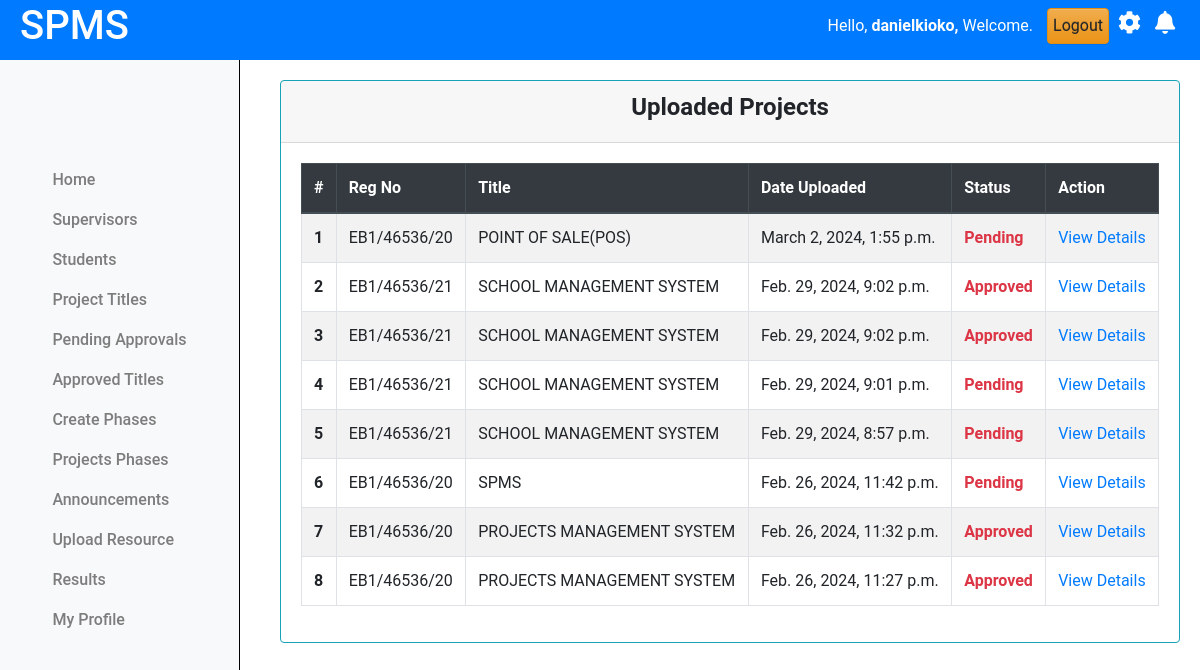
/coordinator/view_projects/ (signed in), run on the app's committed database.
### projectsApp/models.py (models this page shows, shortened)
class Coordinator(AbstractUser):
    pass

class Projects(models.Model):
    student = models.ForeignKey(Student, on_delete=models.CASCADE)
    title = models.CharField(max_length=255)
    description = models.TextField()
    objectives = models.TextField()
    lecturer = models.ForeignKey(Lecturer, on_delete=models.SET_NULL, null=True, blank=True)
    status = models.CharField(max_length=50, choices=[
        ('pending', 'Pending'),
        ('approved', 'Approved'),
        ('rejected', 'Rejected')
    ], default='pending')
    created_at = models.DateTimeField(auto_now_add=True)
    updated_at = models.DateTimeField(auto_now=True)

class Student(models.Model):
    regno = models.CharField(max_length=255, unique=True)
    email = models.EmailField(max_length=255, unique=True)
    name = models.CharField(max_length=255)
    phone_number = models.IntegerField(null=True, blank=True)
    intake_year = models.PositiveSmallIntegerField(default=2024)
    password = models.CharField(max_length=128, null=False, blank=False)
    user_id = models.AutoField(primary_key=True)
    last_login = models.DateTimeField(blank=True, null=True)
    USERNAME_FIELD = 'email'
    REQUIRED_FIELDS = ['regno', 'name', 'phone_number']
    class Meta:
        db_table = "students"

### projectsApp/AccessControl.py (the view)
    @login_required
    def wrapper(request, *args, **kwargs):
        if not isinstance(request.user, Coordinator):
            return redirect('cordinator_login')
        return function(request, *args, **kwargs)

### projectsApp/AccessControl.py (called while the page is built)
def coordinator_required(function):
    @login_required
    def wrapper(request, *args, **kwargs):
        if not isinstance(request.user, Coordinator):
            return redirect('cordinator_login')
        return function(request, *args, **kwargs)
    return wrapper

### projectsApp/views.py (called while the page is built)
@coordinator_required
def view_projects(request):
    projects = Projects.objects.all().order_by('-created_at')
    for i,project in enumerate(projects):
        project.index = i+1
        student = project.student
        project.reg_number = student.regno
    context = {'projects':projects}
    return render(request, 'cordinator/projects.html',context)

### projectsApp/templates/cordinator/projects.html
{% extends 'base.html' %}
{% load static %}
{% block content %}
{% include 'column1_cord.html' %}
<div class="content">
    <div class="container-fluid">
        <div class="row">
            <div class="card border-info">
                <div class="card-header text-center">
                    <h4><b>Uploaded Projects</b></h4>
                </div>
                <div class="card-body">
                    <table class="table table-bordered table-hover  table-striped border-info">
                        <thead class="thead-dark">
                            <tr>
                                <th scope="col">#</th>
                                <th scope="col">Reg No</th>
                                <th scope="col">Title</th>
                                <th scope="col">Date Uploaded</th>
                                <th scope="col">Status</th>
                                <th scope="col">Action</th>
                            </tr>
                        </thead>
                        <tbody>
                            {% if projects.exists %}
                                {% for project in projects %}
                                    <tr>
                                        <th scope="row">{{project.index}}</th>
                                        <td>{{project.reg_number|upper}}</td>
                                        <td>{{project.title|upper}}</td>
                                        <td>{{project.created_at}}</td>
                                        <td class="text-danger "><b>{{project.status|title}}</b></td>
                                        <td><a href="{% url "view_project_details" project.id%}"> View Details </a></td>
                                    </tr>
                            {% endfor %}
                            {% else %}
                                <tr>
                                    <td colspan="6" class="text-center text-danger">No Uploaded projects found.</td>
                                </tr>
                            {% endif %}
                        </tbody>
                    </table>
                </div>
            </div>
        </div>
    </div>
</div>
<link rel="stylesheet" href="{% static 'css/mystudents.css' %}">
{% endblock %}

### projectsApp/templates/base.html (shortened to what this page needs)
{% load static %}
<!doctype html>
<html class="no-js h-100" lang="en">
  <head>
    <link href="https://use.fontawesome.com/releases/v5.0.6/css/all.css" rel="stylesheet">
    <link href="https://stackpath.bootstrapcdn.com/bootstrap/4.5.2/css/bootstrap.min.css" rel="stylesheet">
    <link rel="stylesheet" href="https://cdn.jsdelivr.net/npm/bootstrap@3.3.7/dist/css/bootstrap-theme.min.css">
</head>
<body>
    <header>
        <div class="left">
            <h1>SPMS</h1>
        </div>
        <div class="right">
            <span class="username mb-3" style="padding:10px; font">
                Hello,
                <strong>
                    {% if request.user.is_authenticated %}
                        {% if request.user.is_staff %}
                            {{ request.user.username }},
                        {% else %}
                            {{ request.user.name }},
                        {% endif %}
                    {% else %}
                        Guest,
                    {% endif %}
                </strong>
                Welcome.
            </span>
            <a href="{% url 'logout' %}" class="btn btn-warning" style="padding:5px; font">Logout</a>
            <i class="fas fa-cog mb-3" style="font-size:23px; padding:5px;"></i>
            <i class="fas fa-bell mb-3" style="font-size:23px; padding:5px;"></i>
        </div>
    </header>
    {% block content %}
    {% endblock %}

### projectsApp/static/css/mystudents.css (style rules this page uses)
.content { margin-left: 250px; padding: 20px; margin-top: 60px; }
.card { width: 100%; margin-left: 10px; }

### projectsApp/templates/base.html (style rules this page uses)
body { font-family: 'Roboto', sans-serif; margin: 0; padding: 0; }
header { background-color: #007BFF; color: white; display: flex; justify-content: space-between; align-items: center; text-align: center; padding: 10px 20px; z-index: 20; position: fixed; top: 0; left: 0; width: 100%; height: 60px; }
header .left { display: flex; align-items: center; }

### data on the page
Coordinator: user.username "danielkioko"
Projects: index "1", reg_number "EB1/46536/20", title "POINT OF SALE(POS)", created_at "March 2, 2024, 1:55 p.m.", status "Pending"
Projects: index "2", reg_number "EB1/46536/21", title "SCHOOL MANAGEMENT SYSTEM", created_at "Feb. 29, 2024, 9:02 p.m.", status "Approved"
Projects: index "3", reg_number "EB1/46536/21", title "SCHOOL MANAGEMENT SYSTEM", created_at "Feb. 29, 2024, 9:02 p.m.", status "Approved"
Projects: index "4", reg_number "EB1/46536/21", title "SCHOOL MANAGEMENT SYSTEM", created_at "Feb. 29, 2024, 9:01 p.m.", status "Pending"
Projects: index "5", reg_number "EB1/46536/21", title "SCHOOL MANAGEMENT SYSTEM", created_at "Feb. 29, 2024, 8:57 p.m.", status "Pending"
Projects: index "6", reg_number "EB1/46536/20", title "SPMS", created_at "Feb. 26, 2024, 11:42 p.m.", status "Pending"
Projects: index "7", reg_number "EB1/46536/20", title "PROJECTS MANAGEMENT SYSTEM", created_at "Feb. 26, 2024, 11:32 p.m.", status "Approved"
Projects: index "8", reg_number "EB1/46536/20", title "PROJECTS MANAGEMENT SYSTEM", created_at "Feb. 26, 2024, 11:27 p.m.", status "Approved"
